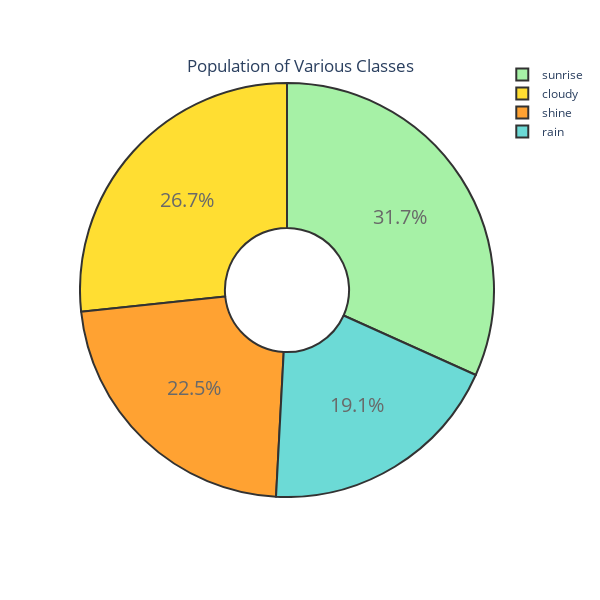

The code cell stored with this chart in its notebook:
### Code cell
colors = ['gold', 'mediumturquoise', 'darkorange', 'lightgreen']
fig = px.pie(df_new,values='Count',names='Class', hole=.3, width=600, height=600,opacity=.80)
fig.update_traces(hoverinfo='label+percent',textfont_size=20, marker=dict(colors=colors, line=dict(color='#000000', width=2)))
fig.update_layout(uniformtext_minsize=12, uniformtext_mode='hide', title={'text': 'Population of Various Classes','y':0.9,'x':0.5,'xanchor': 'center','yanchor': 'top'})
fig.show()

### Figure 1 — Plotly figure (JSON) as saved in the notebook; plotly's stock layout.template omitted (floating-point values rounded to 4 significant figures)
{"data": [{"domain": {"x": [0, 1], "y": [0, 1]}, "hole": 0.3, "hoverinfo": "label+percent", "hovertemplate": "Class=%{label}<br>Count=%{value}<extra></extra>", "labels": ["cloudy", "rain", "shine", "sunrise"], "legendgroup": "", "marker": {"colors": ["gold", "mediumturquoise", "darkorange", "lightgreen"], "line": {"color": "#000000", "width": 2}}, "name": "", "opacity": 0.8, "showlegend": true, "textfont": {"size": 20}, "type": "pie", "values": [300, 215, 253, 357]}], "layout": {"height": 600, "legend": {"tracegroupgap": 0}, "margin": {"t": 60}, "title": {"text": "Population of Various Classes", "x": 0.5, "xanchor": "center", "y": 0.9, "yanchor": "top"}, "uniformtext": {"minsize": 12, "mode": "hide"}, "width": 600}}
